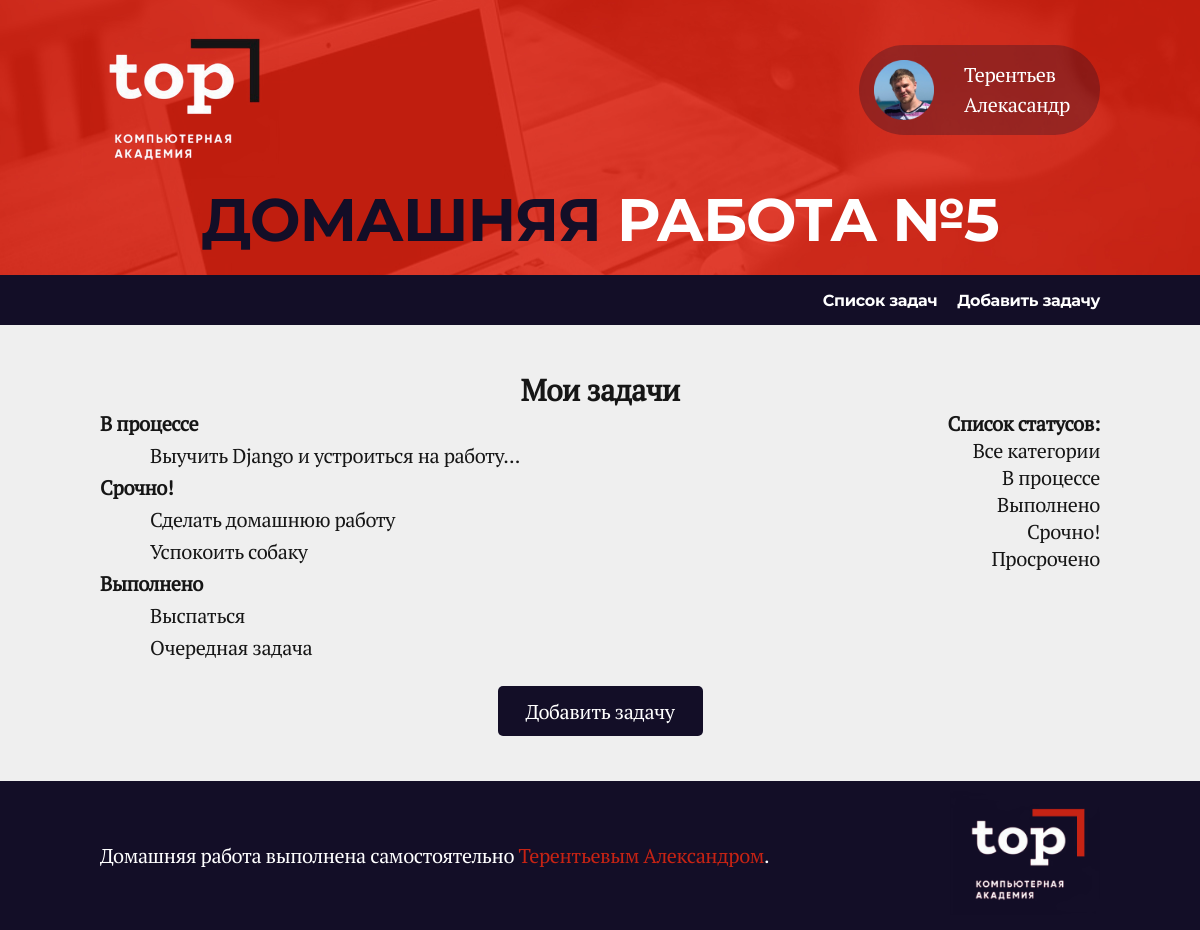
Before: / with the older database file.
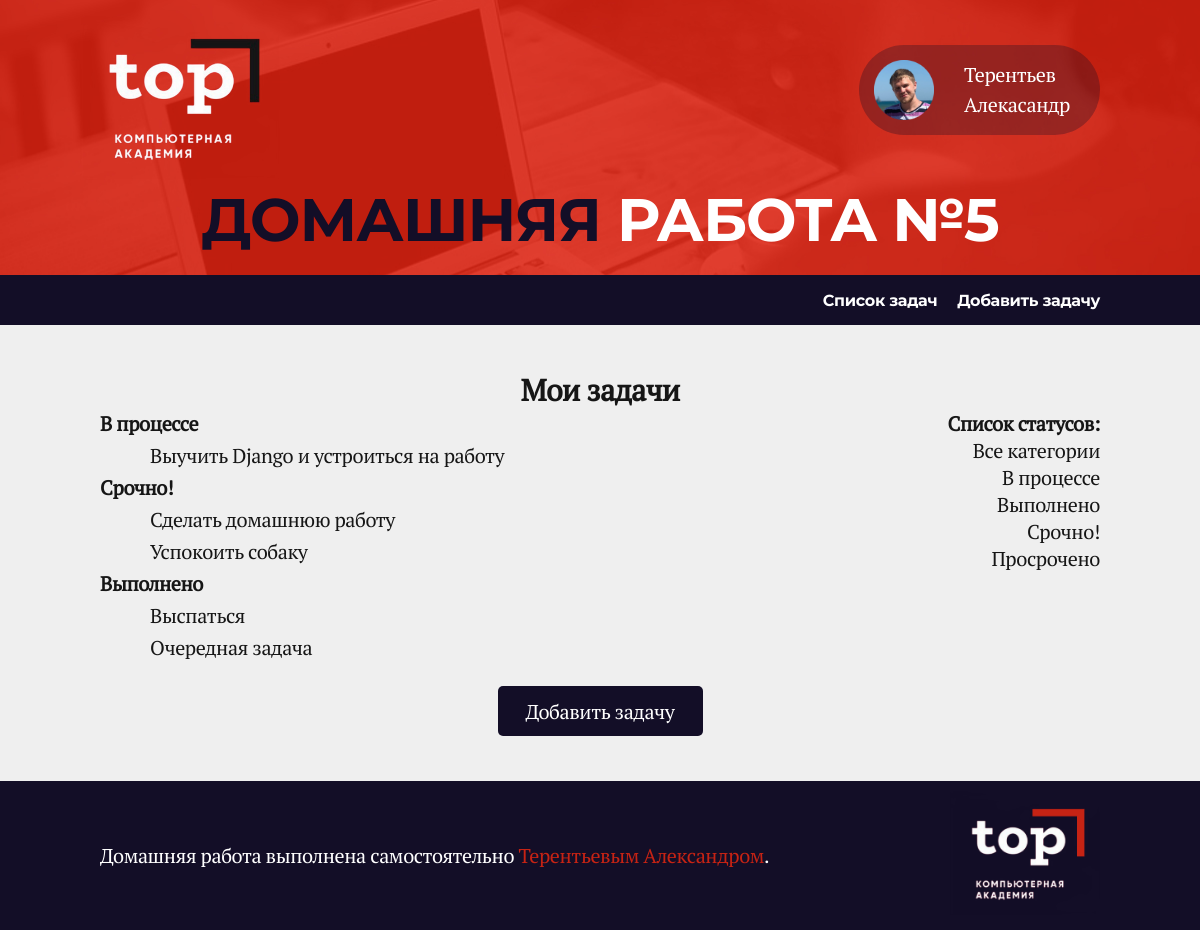
After: the same page with the newer database file.
### core/models.py (models this page shows, shortened)
class Task(models.Model):
    status = models.ForeignKey(TaskStatus,
                               blank=True,
                               null=True,
                               on_delete=models.SET_NULL,
                               related_name='tasks_status',
                               verbose_name='Статус задачи')
    task = models.CharField(max_length=256, verbose_name='Задача')
    created_at = models.DateTimeField(auto_now_add=True)
    updated_at = models.DateTimeField(auto_now=True)
    class Meta:
        verbose_name = 'Задача'
        verbose_name_plural = 'Задачи'

### core/views.py (the view)
# urls.py: path('', main, name='tasks'),
def main(request):
    all_tasks = Task.objects.all()
    all_status = TaskStatus.objects.all()
    status_tasks_dict = {}
    active_status_obj = None
    active_status_id = request.GET.get('status')
    if active_status_id:
        active_status_obj = TaskStatus.objects.get(id=active_status_id)
        all_tasks = active_status_obj.tasks_status.all()
    for task in all_tasks:
        status_tasks_dict.setdefault(task.status, []).append(task)
    return render(request, 'task_list.html',
                  {
                      'status_task_dict': status_tasks_dict,
                      'active_status': active_status_obj,
                      'all_statuses': all_status
                  })

### templates/task_list.html
{% extends 'index.html' %}
{% block content %}
<div class="main_container">
    <div class="main_container__inner">
        <h2>Мои задачи</h2>
        <div class="main_container_item">
            <div class="task_list">
                {% if status_task_dict %}
                    {% for status, task_list in status_task_dict.items %}
                        <h4>{{status.status}}</h4>
                        {% for task in task_list %}
                            <p class="task_text"><a href="{% url 'task_detail' task.id %}">{{task.task}}</a></p>
                        {% endfor %}
                    {% endfor %}
                {% else %}
                    <p class="task_text">На текущий момент задач нет!</p>
                {% endif %}
            </div>
            <aside>
                <div class="status_list">
                    <div class="status_list__inner">
                        <h4>Список статусов:</h4>
                        <a href="{% url 'tasks' %}">Все категории</a><br>
                        {% if all_statuses %}
                            {% for status in all_statuses %}
                                {% if status.id == active_status.id %}
                                    <b><a href="?status={{ status.id }}">{{ status.status }}</a></b><br>
                                {% else %}
                                    <a href="?status={{ status.id }}">{{ status.status }}</a><br>
                                {% endif %}
                            {% endfor %}
                        {% else %}
                            <p>На текущий момент статусов задач нет!</p>
                        {% endif %}
                    </div>
                </div>
            </aside>
        </div>
        <div class="add_task_container">
                <a href="{% url 'add_task' %}" class="task_btn">Добавить задачу</a>
        </div>
    </div>
</div>
{% endblock content %}

Changed rows visible on the page:
changed Task: task "Выучить Django и устроиться на работу..." → "Выучить Django и устроиться на работу"
